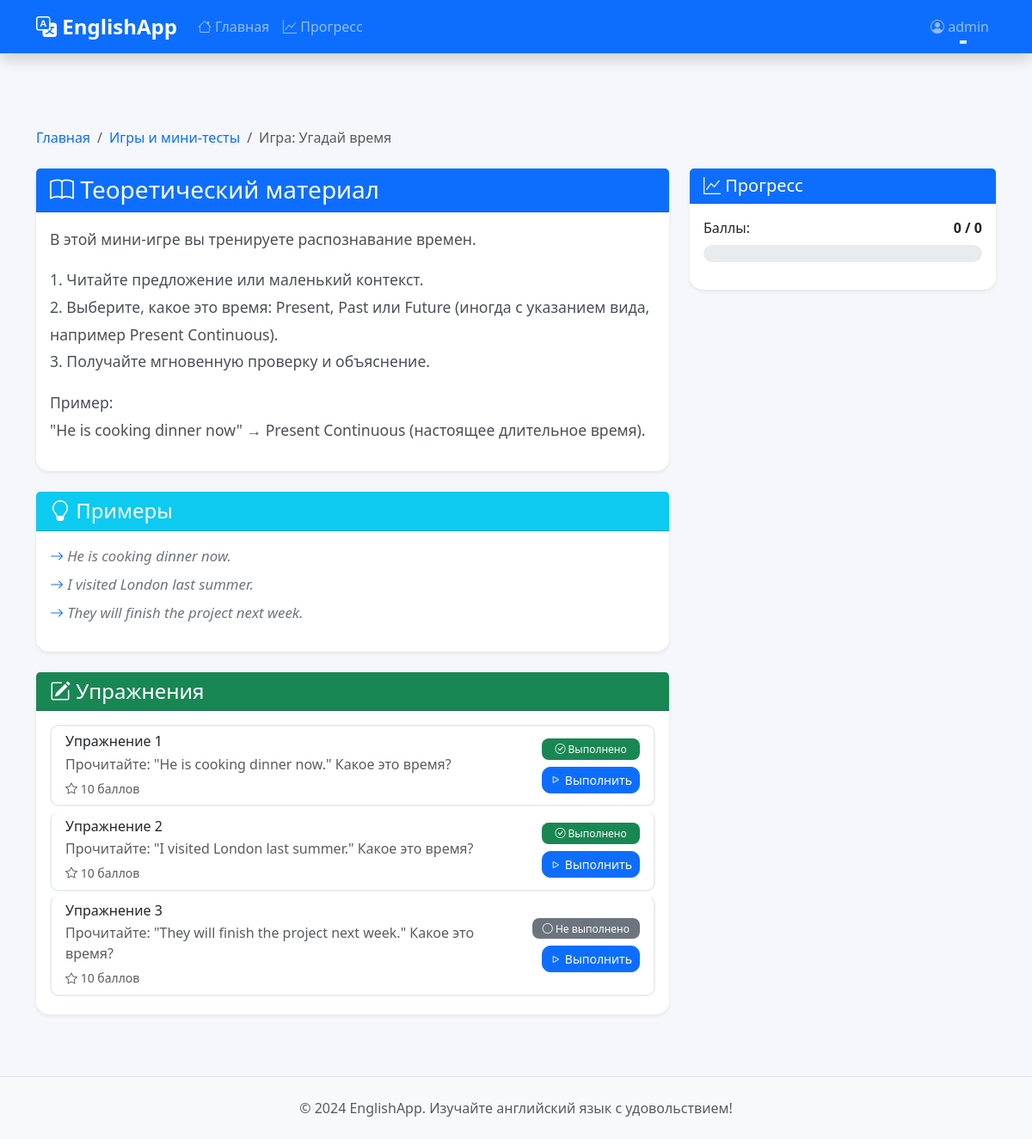
The page /lesson/guess-the-tense/ (signed in) on the database its author committed.
### lessons/models.py (models this page shows, shortened)
class Lesson(models.Model):
    category = models.ForeignKey(LessonCategory, on_delete=models.CASCADE, related_name='lessons', verbose_name="Категория")
    title = models.CharField(max_length=200, verbose_name="Название")
    slug = models.SlugField(unique=True, verbose_name="URL")
    description = models.TextField(verbose_name="Описание")
    theory = models.TextField(verbose_name="Теоретический материал")
    examples = models.TextField(verbose_name="Примеры", help_text="Примеры использования, разделенные новой строкой")
    order = models.IntegerField(default=0, verbose_name="Порядок")
    is_active = models.BooleanField(default=True, verbose_name="Активен")
    created_at = models.DateTimeField(auto_now_add=True, verbose_name="Создан")
    class Meta:
        verbose_name = "Урок"
        verbose_name_plural = "Уроки"
        ordering = ['category', 'order']

class LessonCategory(models.Model):
    name = models.CharField(max_length=100, verbose_name="Название")
    slug = models.SlugField(unique=True, verbose_name="URL")
    description = models.TextField(verbose_name="Описание")
    order = models.IntegerField(default=0, verbose_name="Порядок")
    icon = models.CharField(max_length=50, default="📚", verbose_name="Иконка")
    class Meta:
        verbose_name = "Категория уроков"
        verbose_name_plural = "Категории уроков"
        ordering = ['order']

class Exercise(models.Model):
    lesson = models.ForeignKey(Lesson, on_delete=models.CASCADE, related_name='exercises', verbose_name="Урок")
    exercise_type = models.CharField(max_length=20, choices=ExerciseType.choices, verbose_name="Тип упражнения")
    question = models.TextField(verbose_name="Вопрос/Задание")
    correct_answer = models.TextField(verbose_name="Правильный ответ")
    options = models.JSONField(default=list, blank=True, verbose_name="Варианты ответов",
                              help_text="Для множественного выбора - список вариантов")
    explanation = models.TextField(blank=True, verbose_name="Объяснение")
    order = models.IntegerField(default=0, verbose_name="Порядок")
    points = models.IntegerField(default=10, validators=[MinValueValidator(1), MaxValueValidator(100)], verbose_name="Баллы")
    class Meta:
        verbose_name = "Упражнение"
        verbose_name_plural = "Упражнения"
        ordering = ['lesson', 'order']

class UserProgress(models.Model):
    user = models.ForeignKey(User, on_delete=models.CASCADE, related_name='progress', verbose_name="Пользователь")
    lesson = models.ForeignKey(Lesson, on_delete=models.CASCADE, related_name='user_progress', verbose_name="Урок")
    completed = models.BooleanField(default=False, verbose_name="Завершен")
    score = models.IntegerField(default=0, verbose_name="Баллы")
    total_points = models.IntegerField(default=0, verbose_name="Всего баллов")
    started_at = models.DateTimeField(auto_now_add=True, verbose_name="Начат")
    completed_at = models.DateTimeField(null=True, blank=True, verbose_name="Завершен")
    class Meta:
        verbose_name = "Прогресс пользователя"
        verbose_name_plural = "Прогресс пользователей"
        unique_together = ['user', 'lesson']
        ordering = ['-started_at']

### lessons/views.py (the view)
# urls.py: path('lesson/<slug:slug>/', views.lesson_detail, name='lesson_detail'),
@login_required
def lesson_detail(request, slug):
    lesson = get_object_or_404(Lesson, slug=slug, is_active=True)
    progress, created = UserProgress.objects.get_or_create(
        user=request.user,
        lesson=lesson
    )
    if progress.total_points > 0:
        progress.percentage = int((progress.score / progress.total_points) * 100)
    else:
        progress.percentage = 0
    exercises = Exercise.objects.filter(lesson=lesson).order_by('order')
    attempts = UserExerciseAttempt.objects.filter(
        user=request.user,
        exercise__lesson=lesson
    ).select_related('exercise')
    exercise_stats_list = []
    for exercise in exercises:
        exercise_attempts = [a for a in attempts if a.exercise_id == exercise.id]
        exercise_stats_list.append({
            'exercise_id': exercise.id,
            'attempts': exercise_attempts,
            'correct_count': sum(1 for a in exercise_attempts if a.is_correct),
            'total_count': len(exercise_attempts),
        })
    exercise_stats = {item['exercise_id']: item for item in exercise_stats_list}
    examples_list = [ex.strip() for ex in lesson.examples.split('\n') if ex.strip()]
    context = {
        'lesson': lesson,
        'progress': progress,
        'exercises': exercises,
        'exercise_stats': exercise_stats,
        'examples_list': examples_list,
    }
    return render(request, 'lessons/lesson_detail.html', context)

### lessons/templatetags/lesson_tags.py (called while the page is built)
@register.filter
def get_item(dictionary, key):
    if dictionary and isinstance(dictionary, dict):
        return dictionary.get(key)
    return None

### templates/lessons/lesson_detail.html (shortened to what this page needs)
{% extends 'base.html' %}
{% load lesson_tags %}
{% block content %}
<div class="container mt-5 pt-4">
    <nav aria-label="breadcrumb" class="mb-4">
        <ol class="breadcrumb">
            <li class="breadcrumb-item"><a href="{% url 'home' %}">Главная</a></li>
            <li class="breadcrumb-item"><a href="{% url 'category_detail' lesson.category.slug %}">{{ lesson.category.name }}</a></li>
            <li class="breadcrumb-item active">{{ lesson.title }}</li>
        </ol>
    </nav>
    <div class="row">
        <div class="col-lg-8">
            <div class="card mb-4 shadow-sm">
                <div class="card-header bg-primary text-white">
                    <h3 class="mb-0">
                        <i class="bi bi-book"></i> Теоретический материал
                    </h3>
                </div>
                <div class="card-body">
                    <div class="theory-content">
                        {{ lesson.theory|linebreaks }}
                    </div>
                </div>
            </div>
            {% if examples_list %}
            <div class="card mb-4 shadow-sm">
                <div class="card-header bg-info text-white">
                    <h4 class="mb-0">
                        <i class="bi bi-lightbulb"></i> Примеры
                    </h4>
                </div>
                <div class="card-body">
                    <ul class="list-unstyled">
                        {% for example in examples_list %}
                        <li class="mb-2">
                            <i class="bi bi-arrow-right text-primary"></i>
                            <span class="example-text">{{ example }}</span>
                        </li>
                        {% endfor %}
                    </ul>
                </div>
            </div>
            {% endif %}
            <div class="card mb-4 shadow-sm">
                <div class="card-header bg-success text-white">
                    <h4 class="mb-0">
                        <i class="bi bi-pencil-square"></i> Упражнения
                    </h4>
                </div>
                <div class="card-body">
                    {% if exercises %}
                    <div class="list-group">
                        {% for exercise in exercises %}
                        <div class="list-group-item">
                            <div class="d-flex justify-content-between align-items-center">
                                <div class="flex-grow-1">
                                    <h6 class="mb-1">
                                        Упражнение {{ forloop.counter }}
                                    </h6>
                                    <p class="mb-1 text-muted">{{ exercise.question|truncatewords:15 }}</p>
                                    <small class="text-muted">
                                        <i class="bi bi-star"></i> {{ exercise.points }} баллов
                                    </small>
                                </div>
                                <div class="ms-3 text-end">
                                    {% if exercise.id in exercise_stats %}
                                        {% with stats=exercise_stats|get_item:exercise.id %}
                                            {% if stats.correct_count > 0 %}
                                            <span class="badge bg-success d-block mb-2">
                                                <i class="bi bi-check-circle"></i> Выполнено
                                            </span>
                                            {% else %}
                                            <span class="badge bg-secondary d-block mb-2">
                                                <i class="bi bi-circle"></i> Не выполнено
                                            </span>
                                            {% endif %}
                                        {% endwith %}
                                    {% else %}
                                    <span class="badge bg-secondary d-block mb-2">
                                        <i class="bi bi-circle"></i> Не выполнено
                                    </span>
                                    {% endif %}
                                    <a href="{% url 'exercise_detail' lesson.slug exercise.id %}"
                                       class="btn btn-sm btn-primary">
                                        <i class="bi bi-play"></i> Выполнить
                                    </a>
                                </div>
                            </div>
                        </div>
                        {% endfor %}
                    </div>
                    {% else %}
                    <p class="text-muted">Упражнения для этого урока пока не добавлены.</p>
                    {% endif %}
                </div>
            </div>
        </div>
        <div class="col-lg-4">
            <div class="card shadow-sm sticky-top" style="top: 80px;">
                <div class="card-header bg-primary text-white">
                    <h5 class="mb-0">
                        <i class="bi bi-graph-up"></i> Прогресс
                    </h5>
                </div>
                <div class="card-body">
                    {% if progress %}
                    <div class="mb-3">
                        <div class="d-flex justify-content-between mb-2">
                            <span>Баллы:</span>
                            <strong>{{ progress.score }} / {{ progress.total_points }}</strong>
                        </div>
                        <div class="progress" style="height: 20px;">
                        </div>
                    </div>
                    {% else %}
                    <p class="text-muted">Начните выполнять упражнения, чтобы отслеживать прогресс.</p>
                    {% endif %}
                </div>
            </div>
        </div>
    </div>
</div>
{% endblock %}

### templates/base.html (shortened to what this page needs)
{% load static %}
<!DOCTYPE html>
<html lang="ru">
<head>
    <link href="https://cdn.jsdelivr.net/npm/bootstrap@5.3.0/dist/css/bootstrap.min.css" rel="stylesheet">
    <link rel="stylesheet" href="https://cdn.jsdelivr.net/npm/bootstrap-icons@1.11.0/font/bootstrap-icons.css">
    <link rel="stylesheet" href="{% static 'css/style.css' %}">
</head>
<body>
    <nav class="navbar navbar-expand-lg navbar-dark bg-primary fixed-top shadow">
        <div class="container">
            <a class="navbar-brand fw-bold" href="{% url 'home' %}">
                <i class="bi bi-translate"></i> EnglishApp
            </a>
            <div class="collapse navbar-collapse" id="navbarNav">
                <ul class="navbar-nav me-auto">
                    <li class="nav-item">
                        <a class="nav-link" href="{% url 'home' %}">
                            <i class="bi bi-house"></i> Главная
                        </a>
                    </li>
                    {% if user.is_authenticated %}
                    <li class="nav-item">
                        <a class="nav-link" href="{% url 'progress' %}">
                            <i class="bi bi-graph-up"></i> Прогресс
                        </a>
                    </li>
                    {% endif %}
                </ul>
                <ul class="navbar-nav">
                    {% if user.is_authenticated %}
                    <li class="nav-item dropdown">
                        <a class="nav-link dropdown-toggle" href="#" id="navbarDropdown" role="button" data-bs-toggle="dropdown">
                            <i class="bi bi-person-circle"></i> {{ user.username }}
                        </a>
                    </li>
                    {% endif %}
                </ul>
            </div>
        </div>
    </nav>
    <main class="main-content">
        {% block content %}{% endblock %}
    </main>
    <footer class="bg-light text-center py-4 mt-5">
        <div class="container">
            <p class="text-muted mb-0">
                &copy; 2024 EnglishApp. Изучайте английский язык с удовольствием!
            </p>
        </div>
    </footer>
</body>
</html>

### static/css/style.css (style rules this page uses)
:root { --primary-color: #0d6efd; --secondary-color: #6c757d; --success-color: #198754; --danger-color: #dc3545; --warning-color: #ffc107; --info-color: #0dcaf0; --light-color: #f8f9fa; --dark-color: #212529; }
body { font-family: 'Segoe UI', Tahoma, Geneva, Verdana, sans-serif; padding-top: 76px; background-color: #f5f7fa; }
.main-content { min-height: calc(100vh - 200px); }
.navbar { box-shadow: 0 2px 4px rgba(0,0,0,.1); }
.navbar-brand { font-size: 1.5rem; }
.card { border: none; border-radius: 15px; transition: transform 0.3s ease, box-shadow 0.3s ease; }
.progress { border-radius: 10px; overflow: hidden; }
.btn { border-radius: 10px; font-weight: 500; transition: all 0.3s ease; }
.badge { padding: 6px 12px; border-radius: 8px; font-weight: 500; }
.list-group-item { border-radius: 10px !important; margin-bottom: 5px; border: 2px solid #e9ecef; transition: all 0.3s ease; }
.theory-content { font-size: 1.1rem; line-height: 1.8; color: #495057; }
.theory-content p { margin-bottom: 1rem; }
.example-text { font-style: italic; color: #6c757d; font-size: 1.05rem; }
footer { margin-top: auto; border-top: 1px solid #dee2e6; }
.card { animation: fadeIn 0.5s ease; }
.navbar-nav .nav-link { position: relative; transition: all 0.3s ease; }
.navbar-nav .nav-link::after { content: ''; position: absolute; bottom: 0; left: 50%; width: 0; height: 2px; background: rgba(255, 255, 255, 0.8); transition: all 0.3s ease; transform: translateX(-50%); }
.btn { position: relative; overflow: hidden; }
.btn::before { content: ''; position: absolute; top: 50%; left: 50%; width: 0; height: 0; border-radius: 50%; background: rgba(255, 255, 255, 0.3); transform: translate(-50%, -50%); transition: width 0.6s, height 0.6s; }
.bi { transition: transform 0.3s ease; }
.badge { transition: all 0.3s ease; }
.list-group-item { animation: fadeIn 0.5s ease-out; }
.list-group-item:nth-child(1) { animation-delay: 0.1s; }
.list-group-item:nth-child(2) { animation-delay: 0.2s; }
.list-group-item:nth-child(3) { animation-delay: 0.3s; }
.sticky-top { position: sticky; top: 80px; z-index: 1020; }
.breadcrumb { background-color: transparent; padding: 0; }
.breadcrumb-item a { color: var(--primary-color); text-decoration: none; }

### rows shown on the page
Lesson: category.name "Игры и мини‑тесты", title "Игра: Угадай время", theory "В этой мини‑игре вы тренируете распознавание времен. 1. Читайте предложение или маленький контекст. 2. Выберите, какое это время: Present, Past или Future (иногда с указанием вида, например Present Continuous). 3. Получайте мгновенную проверку и объяснение. Пример: \"He is cooking dinner now\" → Present Continuous (настоящее длительное время)."
Exercise: question "Прочитайте: \"He is cooking dinner now.\" Какое это время?", points "10", shows "Выполнено"
Exercise: question "Прочитайте: \"I visited London last summer.\" Какое это время?", points "10", shows "Выполнено"
Exercise: question "Прочитайте: \"They will finish the project next week.\" Какое это время?", points "10", shows "Не выполнено"
UserProgress: score "0", total_points "0"

### other values the page prints
{{ user.username }} "admin"
{{ example }} "He is cooking dinner now." "I visited London last summer." "They will finish the project next week."
